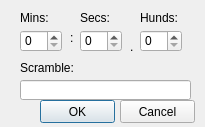
<?xml version="1.0" encoding="UTF-8"?>
<ui version="4.0">
 <class>addNewTimeWindow</class>
 <widget class="QDialog" name="addNewTimeWindow">
  <property name="geometry">
   <rect>
    <x>0</x>
    <y>0</y>
    <width>205</width>
    <height>127</height>
   </rect>
  </property>
  <property name="windowTitle">
   <string>Add a new time</string>
  </property>
  <property name="windowIcon">
   <iconset resource="resurser.qrc">
    <normaloff>:/bgPictures/windowIcon</normaloff>:/bgPictures/windowIcon</iconset>
  </property>
  <widget class="QSpinBox" name="minSpin">
   <property name="geometry">
    <rect>
     <x>20</x>
     <y>30</y>
     <width>42</width>
     <height>22</height>
    </rect>
   </property>
  </widget>
  <widget class="QSpinBox" name="secSpin">
   <property name="geometry">
    <rect>
     <x>80</x>
     <y>30</y>
     <width>42</width>
     <height>22</height>
    </rect>
   </property>
   <property name="maximum">
    <number>59</number>
   </property>
  </widget>
  <widget class="QSpinBox" name="hundSpin">
   <property name="geometry">
    <rect>
     <x>140</x>
     <y>30</y>
     <width>42</width>
     <height>22</height>
    </rect>
   </property>
  </widget>
  <widget class="QPushButton" name="okButton">
   <property name="geometry">
    <rect>
     <x>40</x>
     <y>100</y>
     <width>75</width>
     <height>23</height>
    </rect>
   </property>
   <property name="text">
    <string>OK</string>
   </property>
  </widget>
  <widget class="QPushButton" name="cancelButton">
   <property name="geometry">
    <rect>
     <x>120</x>
     <y>100</y>
     <width>75</width>
     <height>23</height>
    </rect>
   </property>
   <property name="text">
    <string>Cancel</string>
   </property>
  </widget>
  <widget class="QLineEdit" name="scramEdit">
   <property name="geometry">
    <rect>
     <x>20</x>
     <y>80</y>
     <width>171</width>
     <height>20</height>
    </rect>
   </property>
  </widget>
  <widget class="QLabel" name="label">
   <property name="geometry">
    <rect>
     <x>20</x>
     <y>10</y>
     <width>31</width>
     <height>16</height>
    </rect>
   </property>
   <property name="text">
    <string>Mins:</string>
   </property>
  </widget>
  <widget class="QLabel" name="label_2">
   <property name="geometry">
    <rect>
     <x>80</x>
     <y>10</y>
     <width>31</width>
     <height>16</height>
    </rect>
   </property>
   <property name="text">
    <string>Secs:</string>
   </property>
  </widget>
  <widget class="QLabel" name="label_3">
   <property name="geometry">
    <rect>
     <x>140</x>
     <y>10</y>
     <width>41</width>
     <height>16</height>
    </rect>
   </property>
   <property name="text">
    <string>Hunds:</string>
   </property>
  </widget>
  <widget class="QLabel" name="label_4">
   <property name="geometry">
    <rect>
     <x>20</x>
     <y>60</y>
     <width>81</width>
     <height>16</height>
    </rect>
   </property>
   <property name="text">
    <string>Scramble:</string>
   </property>
  </widget>
  <widget class="QLabel" name="label_5">
   <property name="geometry">
    <rect>
     <x>70</x>
     <y>30</y>
     <width>16</width>
     <height>16</height>
    </rect>
   </property>
   <property name="text">
    <string>:</string>
   </property>
  </widget>
  <widget class="QLabel" name="label_6">
   <property name="geometry">
    <rect>
     <x>130</x>
     <y>40</y>
     <width>46</width>
     <height>13</height>
    </rect>
   </property>
   <property name="text">
    <string>.</string>
   </property>
  </widget>
 </widget>
 <resources>
  <include location="resurser.qrc"/>
 </resources>
 <connections/>
</ui>
